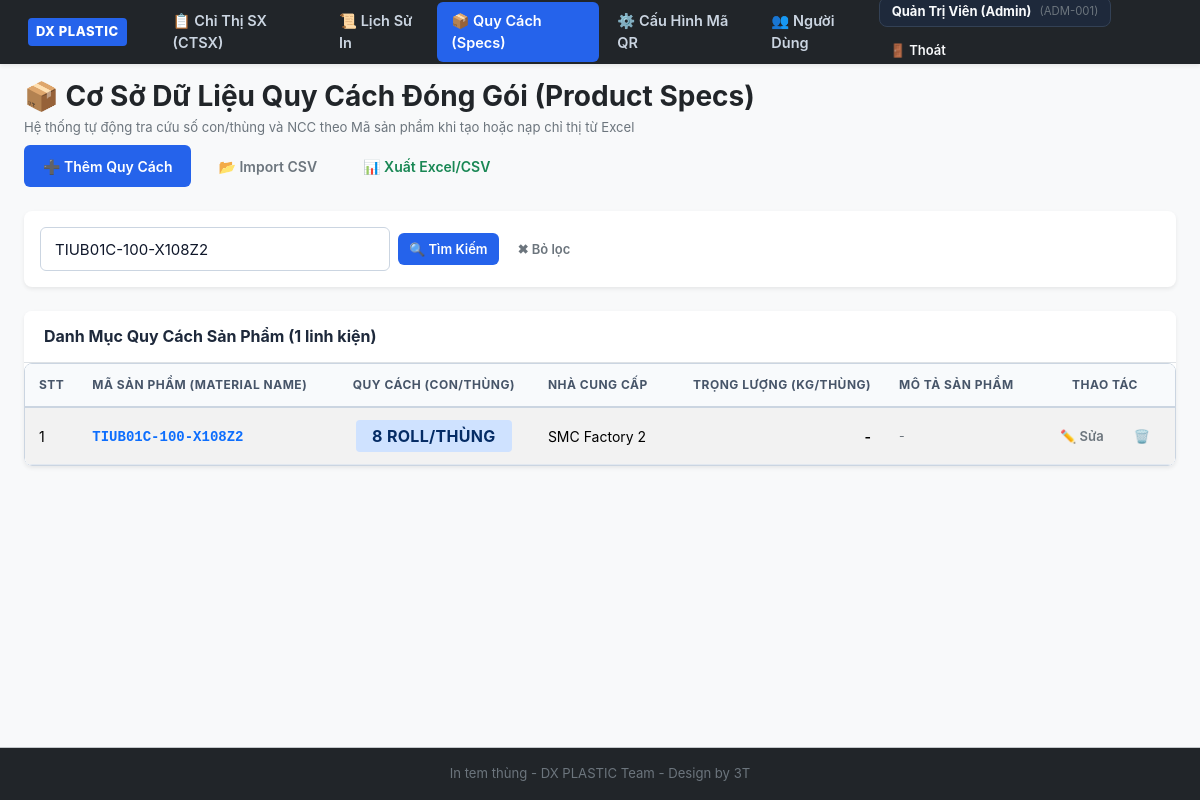
Page /specs.php?k=TIUB01C-100-X108Z2 (signed in) on the committed database.
### tables this page shows
CREATE TABLE `product_specs` (
  `id` int(11) NOT NULL,
  `product_code` varchar(100) NOT NULL COMMENT 'Mã sản phẩm (Material Name)',
  `pack_qty` int(11) NOT NULL DEFAULT 1 COMMENT 'Quy cách đóng gói (số con / thùng)',
  `supplier` varchar(100) DEFAULT '' COMMENT 'Nhà cung cấp liên kết',
  `weight_per_box` decimal(8,3) DEFAULT 0.000 COMMENT 'Trọng lượng thùng (Kg)',
  `unit` varchar(20) DEFAULT 'pcs' COMMENT 'Đơn vị tính',
  `description` varchar(255) DEFAULT '' COMMENT 'Mô tả chi tiết linh kiện / sản phẩm',
  `created_at` datetime DEFAULT current_timestamp(),
  `updated_at` datetime DEFAULT current_timestamp() ON UPDATE current_timestamp()
);

### includes/auth.php (called while the page is built, shortened)
<?php
function isLoggedIn() {
    return isset($_SESSION['user_id']) && !empty($_SESSION['user_id']);
}
function hasRole($roles) {
    $currentRole = $_SESSION['role'] ?? 'viewer';
    if (is_array($roles)) {
        return in_array($currentRole, $roles);
    }
    return $currentRole === $roles;
}
function isAdmin() {
    return hasRole('admin');
}

### specs.php (the view, shortened to what this page needs)
<?php
require_once __DIR__ . '/includes/header.php';
$pdo = getDbConnection();
$searchKeyword = trim($_GET['k'] ?? '');
$sql = "SELECT * FROM `product_specs` WHERE 1=1";
$params = [];
if (!empty($searchKeyword)) {
    $sql .= " AND (`product_code` LIKE ? OR `supplier` LIKE ? OR `description` LIKE ?)";
    $kParam = "%{$searchKeyword}%";
    $params = [$kParam, $kParam, $kParam];
}
$sql .= " ORDER BY `product_code` ASC";
$stmt = $pdo->prepare($sql);
$stmt->execute($params);
$specsList = $stmt->fetchAll();
?>
<div class="d-flex justify-content-between align-items-center mb-4 flex-wrap gap-2">
    <div>
        <h1 class="h3 fw-bold text-dark mb-1">📦 Cơ Sở Dữ Liệu Quy Cách Đóng Gói (Product Specs)</h1>
        <p class="text-secondary small mb-0">Hệ thống tự động tra cứu số con/thùng và NCC theo Mã sản phẩm khi tạo hoặc nạp chỉ thị từ Excel</p>
    </div>
    <div class="d-flex gap-2 flex-wrap">
        <button type="button" class="btn btn-primary" onclick="openSpecModal()">
            ➕ Thêm Quy Cách
        </button>
        <button type="button" class="btn btn-outline-secondary" onclick="openImportSpecModal()">
            📂 Import CSV
        </button>
        <a href="export.php?type=specs&k=<?= urlencode($searchKeyword) ?>" class="btn btn-outline-success">
            📊 Xuất Excel/CSV
        </a>
    </div>
</div>
<div class="card border-0 shadow-sm rounded-3 mb-4">
    <div class="card-body p-3">
        <form method="GET" action="specs.php" class="d-flex gap-2 flex-wrap align-items-center">
            <input type="text" name="k" class="form-control form-control-sm" style="max-width: 350px;"
                   placeholder="Tìm kiếm mã sản phẩm, nhà cung cấp..." value="<?= htmlspecialchars($searchKeyword) ?>">
            <button type="submit" class="btn btn-sm btn-primary">🔍 Tìm Kiếm</button>
            <?php if (!empty($searchKeyword)): ?>
                <a href="specs.php" class="btn btn-sm btn-outline-secondary">✖ Bỏ lọc</a>
            <?php endif; ?>
        </form>
    </div>
</div>
<div class="card border-0 shadow-sm rounded-3">
    <div class="card-header bg-white py-3 border-bottom d-flex justify-content-between align-items-center">
        <h5 class="card-title mb-0 fw-bold">Danh Mục Quy Cách Sản Phẩm (<?= count($specsList) ?> linh kiện)</h5>
    </div>
    <div class="card-body p-0">
        <div class="table-responsive">
            <table class="table table-hover table-striped align-middle mb-0">
                <thead class="table-light">
                    <tr>
                        <th style="width: 50px;">STT</th>
                        <th>Mã Sản Phẩm (Material Name)</th>
                        <th style="text-align: center;">Quy Cách (con/thùng)</th>
                        <th>Nhà Cung Cấp</th>
                        <th style="text-align: right;">Trọng Lượng (Kg/thùng)</th>
                        <th>Mô Tả Sản Phẩm</th>
                        <th style="text-align: center; width: 140px;">Thao Tác</th>
                    </tr>
                </thead>
                <tbody>
                    <?php if (empty($specsList)): ?>
                        <tr>
                            <td colspan="7" class="text-center py-4 text-muted">
                                Chưa có quy cách sản phẩm nào trong hệ thống.
                            </td>
                        </tr>
                    <?php else: ?>
                        <?php foreach ($specsList as $i => $s): ?>
                        <tr>
                            <td><?= $i + 1 ?></td>
                            <td>
                                <strong class="text-primary font-monospace"><?= htmlspecialchars($s['product_code']) ?></strong>
                            </td>
                            <td style="text-align: center;">
                                <span class="badge bg-primary-subtle text-primary-emphasis px-3 py-2 fs-6">
                                    <?= (int)$s['pack_qty'] ?> <?= htmlspecialchars($s['unit']) ?>/thùng
                                </span>
                            </td>
                            <td><?= htmlspecialchars($s['supplier'] ?: '-') ?></td>
                            <td style="text-align: right; font-weight: 600;">
                                <?= $s['weight_per_box'] > 0 ? number_format($s['weight_per_box'], 3) . ' Kg' : '-' ?>
                            </td>
                            <td class="small text-secondary"><?= htmlspecialchars($s['description'] ?: '-') ?></td>
                            <td style="text-align: center;">
                                <button type="button" class="btn btn-sm btn-outline-secondary me-1"
                                        onclick='editSpec(<?= htmlspecialchars(json_encode($s), ENT_QUOTES, "UTF-8") ?>)' title="Chỉnh sửa">
                                    ✏️ Sửa
                                </button>
                                <?php if (isAdmin()): ?>
                                    <a href="specs.php?delete_id=<?= $s['id'] ?>" class="btn btn-sm btn-outline-danger"
                                       onclick="return confirm('Xác nhận xóa quy cách mã <?= htmlspecialchars($s['product_code']) ?>?');" title="Xóa">
                                        🗑️
                                    </a>
                                <?php endif; ?>
                            </td>
                        </tr>
                        <?php endforeach; ?>
                    <?php endif; ?>
                </tbody>
            </table>
        </div>
    </div>
</div>
<?php require_once __DIR__ . '/includes/footer.php'; ?>

### assets/css/factory.css (style rules this page uses)
:root { --primary: #1e40af; --primary-hover: #1d4ed8; --primary-light: #dbeafe; --secondary: #475569; --success: #15803d; --success-light: #dcfce7; --warning: #b45309; --warning-light: #fef3c7; --danger: #b91c1c; --danger-light: #fee2e2; --dark: #0f172a; --surface: #ffffff; --background: #f1f5f9; --border: #cbd5e1; --text-main: #0f172a; --text-muted: #64748b; --radius: 8px; --shadow: 0 4px 6px -1px rgba(0, 0, 0, 0.1), 0 2px 4px -2px rgba(0, 0, 0, 0.1); --shadow-lg: 0 10px 15px -3px rgba(0, 0, 0, 0.1), 0 4px 6px -4px rgba(0, 0, 0, 0.1); }
* { box-sizing: border-box; margin: 0; padding: 0; }
body { font-family: -apple-system, BlinkMacSystemFont, "Segoe UI", Roboto, "Helvetica Neue", Arial, sans-serif; background-color: var(--background); color: var(--text-main); line-height: 1.5; font-size: 15px; min-height: 100vh; display: flex; flex-direction: column; }
.card { background: var(--surface); border-radius: var(--radius); border: 1px solid var(--border); box-shadow: var(--shadow); margin-bottom: 24px; overflow: hidden; }
.card-header { padding: 16px 20px; background-color: #f8fafc; border-bottom: 1px solid var(--border); display: flex; align-items: center; justify-content: space-between; }
.card-title { font-size: 16px; font-weight: 700; color: #1e293b; display: flex; align-items: center; gap: 8px; }
.card-body { padding: 20px; }
.form-control { width: 100%; height: 44px; padding: 8px 14px; font-size: 15px; border: 1.5px solid var(--border); border-radius: 6px; background-color: #ffffff; color: var(--text-main); transition: all 0.15s ease; }
.btn { display: inline-flex; align-items: center; justify-content: center; gap: 8px; height: 42px; padding: 0 18px; font-size: 14px; font-weight: 600; border-radius: 6px; border: 1px solid transparent; cursor: pointer; text-decoration: none; transition: all 0.15s ease; white-space: nowrap; }
.btn-sm { height: 32px; padding: 0 10px; font-size: 13px; }
.btn-primary { background-color: #2563eb; color: #ffffff; }
.table-responsive { width: 100%; overflow-x: auto; border: 1px solid var(--border); border-radius: var(--radius); }
.table { width: 100%; border-collapse: collapse; background: #ffffff; font-size: 14px; text-align: left; }
.table th { background-color: #f8fafc; color: #475569; font-weight: 700; text-transform: uppercase; font-size: 12px; letter-spacing: 0.5px; padding: 12px 14px; border-bottom: 2px solid var(--border); white-space: nowrap; }
.table td { padding: 12px 14px; border-bottom: 1px solid #e2e8f0; vertical-align: middle; }
.table-striped tbody tr:nth-of-type(odd) { background-color: #fdfdfd; }
.badge { display: inline-flex; align-items: center; gap: 4px; padding: 4px 8px; border-radius: 4px; font-size: 12px; font-weight: 700; letter-spacing: 0.3px; text-transform: uppercase; }

### rows in the picture
product_specs: product_code "TIUB01C-100-X108Z2", pack_qty "8", unit "ROLL", supplier "SMC Factory 2", description "-"

### other values in the picture
$currentUser['full_name'] "Quản Trị Viên (Admin)"
$currentUser['employee_code'] "ADM-001"
count($specsList) "1"
